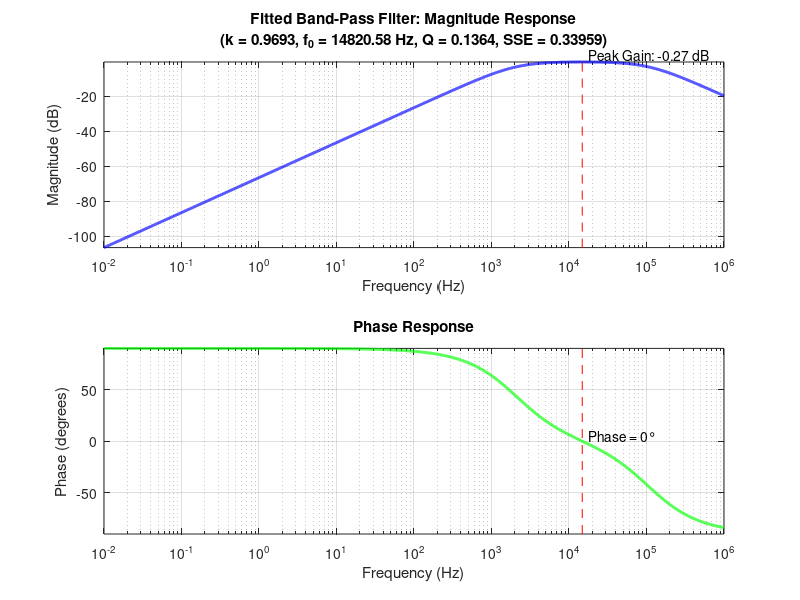

Source code (MATLAB):
% =============================================================
% ==     绘制带通滤波器频率响应图 (Bode Plot)              ==
% =============================================================
clear; clc; close all;

% --- 1. 从你的结果中提取拟合参数 ---
k  = 0.9693;         % 增益 (Gain)
f0 = 14820.58 ;          % 中心频率 (Center Frequency in Hz)
Q  = 0.1364;         % Q因子 (Q-Factor)
SSE = 3.395909e-01;  % 残差平方和 (Final SSE)

% --- 2. 计算滤波器传递函数的参数 ---
% 传递函数 H(s) = k * ( (w0/Q)*s ) / ( s^2 + (w0/Q)*s + w0^2 )
w0 = 2 * pi * f0; % 将中心频率从 Hz 转换为 rad/s

% --- 3. 创建频率轴用于绘图 ---
% 由于Q值非常小，带宽极宽，我们需要一个很宽的对数频率范围来观察其特性。
f = logspace(-2, 6, 8000); % 从 0.01 Hz 到 1,000,000 Hz (1 MHz) 的对数间隔点
w = 2 * pi * f;           % 转换为 rad/s
s = 1i * w;               % 复频率 s = jw

% --- 4. 计算传递函数 H(s) ---
numerator = k * (w0/Q) * s;
denominator = s.^2 + (w0/Q) * s + w0^2;
H = numerator ./ denominator;

% --- 5. 计算幅值(dB)和相位(度) ---
magnitude_dB = 20 * log10(abs(H));
phase_deg = angle(H) * 180 / pi;

% --- 6. 绘图 ---
figure('Name', 'Fitted Band-Pass Filter Frequency Response', 'NumberTitle', 'off');

% 幅频响应图
subplot(2, 1, 1); % 创建一个2x1的图窗，并激活第1个
semilogx(f, magnitude_dB, 'b-', 'LineWidth', 2);
title({['Fitted Band-Pass Filter: Magnitude Response'], ...
       ['(k = ' num2str(k) ', f_0 = ' num2str(f0) ' Hz, Q = ' num2str(Q) ', SSE = ' num2str(SSE) ')']});
xlabel('Frequency (Hz)');
ylabel('Magnitude (dB)');
grid on;
hold on;

% 找到并标记峰值
peak_gain_dB = 20*log10(k);
plot([f0, f0], [min(magnitude_dB), peak_gain_dB], 'r--', 'DisplayName', ['Peak at f_0 = ' num2str(f0) ' Hz']);
text(f0, peak_gain_dB, sprintf('  Peak Gain: %.2f dB', peak_gain_dB), 'VerticalAlignment', 'bottom');
hold off;
axis tight; % 自动调整坐标轴

% 相频响应图
subplot(2, 1, 2); % 激活第2个图窗
semilogx(f, phase_deg, 'g-', 'LineWidth', 2);
title('Phase Response');
xlabel('Frequency (Hz)');
ylabel('Phase (degrees)');
grid on;
hold on;

% 标记中心频率处的相位
plot([f0, f0], [-90, 90], 'r--', 'DisplayName', ['Phase at f_0 is 0°']);
text(f0, 0, '  Phase = 0°', 'VerticalAlignment', 'bottom');
hold off;
ylim([-100, 100]); % 设置合理的相位范围
axis tight;
